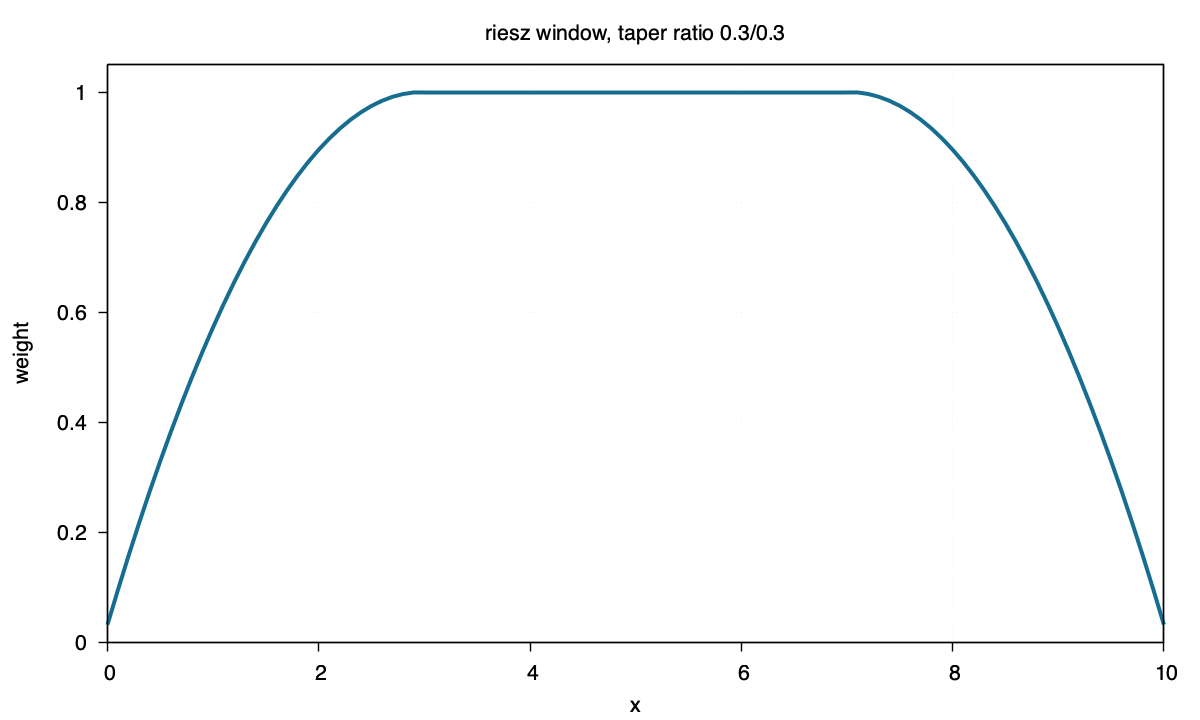

Write gnuplot code to recreate this figure.
set terminal pngcairo size 1200,720 enhanced font "Helvetica,16"
set output "riesz.png"
set title "riesz window, taper ratio 0.3/0.3"
set xlabel "x"
set ylabel "weight"
set xrange [0:10]
set yrange [0:1.05]
set border lw 1.4
set tics out nomirror
set grid lw 1 lc rgb "#d8dee9"
set key off
plot "riesz.txt" using 1:2 with lines lw 4 lc rgb "#176d8f"
